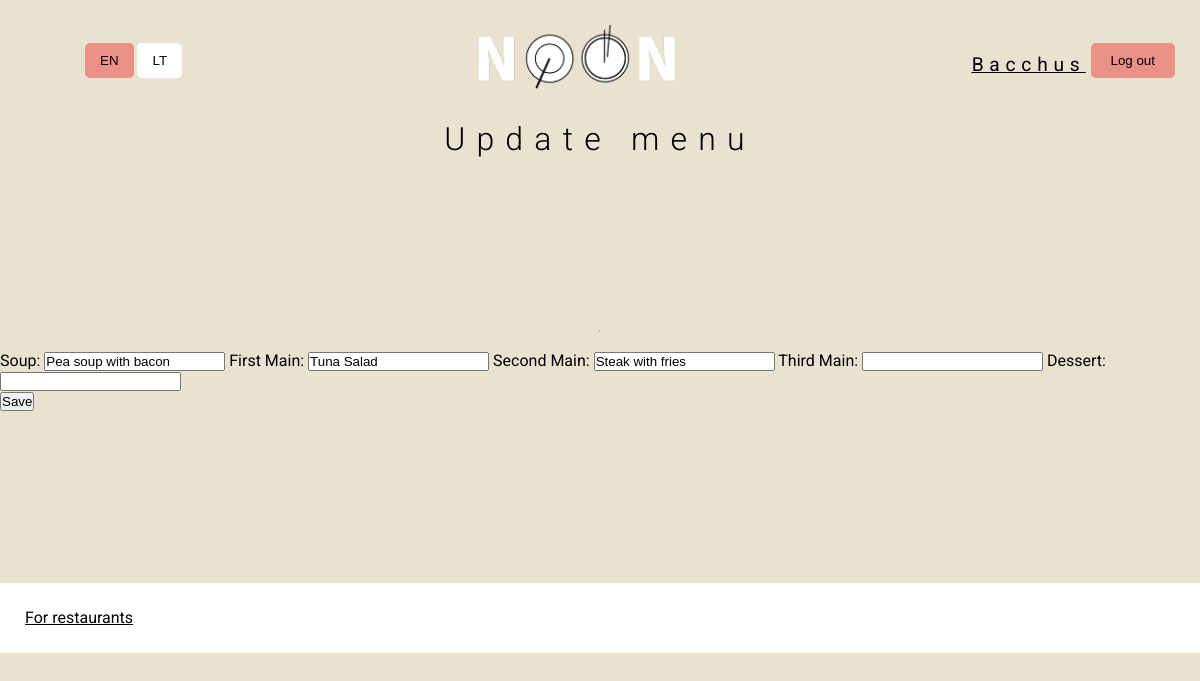
The page /noon/administration/1 (signed in) on the database its author committed.
### noon/models.py (models this page shows, shortened)
class RestaurantWeeklyMenu(models.Model):
    restaurant = models.ForeignKey(Restaurant, verbose_name='Restaurant', on_delete=models.SET_NULL, null=True, related_name='restaurant')
    soup = models.CharField('Soup', max_length=200, blank=True, null=True)
    first_main = models.CharField('First Main', max_length=200, blank=True, default = 'main')
    second_main = models.CharField('Second Main', max_length=200, blank=True, null=True)
    third_main = models.CharField('Third Main', max_length=200, blank=True, null=True)
    dessert = models.CharField('Dessert', max_length=200, blank=True, null=True)
    visitor = models.ForeignKey(User, on_delete=models.SET_NULL, null=True, blank=True)
    WEEK_DAYS = (
        ('1', 'Monday'),
        ('2', 'Tuesday'),
        ('3', 'Wednesday'),
        ('4', 'Thursday'),
        ('5', 'Friday'),
    )
    weekday = models.CharField(
        max_length=1,
        choices=WEEK_DAYS,
        blank=True,
        default='1',
        help_text='Weekday',
            )

### noon/views.py (the view, shortened to what this page needs)
# urls.py: path('administration/<int:pk>', views.RestaurantWeeklyMenuUpdateView.as_view(), name='administration_form'),
class RestaurantWeeklyMenuUpdateView(LoginRequiredMixin, UserPassesTestMixin, UpdateView):
    model = RestaurantWeeklyMenu
    fields = ['soup', 'first_main', 'second_main', 'third_main', 'dessert']
    success_url = "administration"
    template_name = 'administration_form.html'
    def test_func(self):
        restaurant = self.get_object()
        return self.request.user == restaurant.visitor

### noon/templates/administration_form.html (shortened to what this page needs)
{% extends "base.html" %}
{% block content %}
    {% if object.visitor == user %}
    <h2>Update menu</h2>
      <div class="fieldWrapper" style="height: 425px;">
        <hr><br/>
        <form action="#" method="post">
          {{ form }}</br>
          <input type="submit" value="Save">
        </form>
      </div>
      {% endif %}
{% endblock %}

### noon/templates/base.html (shortened to what this page needs)
<!DOCTYPE html>
<html lang="en">
<head>
    <link rel="stylesheet" href="https://cdnjs.cloudflare.com/ajax/libs/font-awesome/4.7.0/css/font-awesome.min.css">
    <link rel="stylesheet" href="https://unpkg.com/swiper@8/swiper-bundle.min.css" />
    {% load static %}
    <link rel="stylesheet" href="{% static 'css/style.css' %}">
</head>
<body>
    <nav class="top_menu">
        <div class="language">
            <button class="english">EN</button>
            <button class="lithuanian" >LT</button>
        </div>
        <a href="/"><img src="/static/img/logo.png" height="70" width="220"/></a>
        {% if user.is_authenticated %}
            <div class="loggedin">
                <a href="{% url 'user_login'%}?next=/noon" style="text-decoration: underline; color: black";><p>{{ user.get_username }}</p></a>
                <a href="{% url 'logout'%}?next=/noon"><button class="login">Log out</button></a>
            </div>
            {% else %}
            <div class="signbuttons">
                <a href="{% url 'login'%}"><button class="login">Log in</button></a>
                <a href="{% url 'register'%}"><button class="signup">Sign Up</button></a>
            </div>
        {% endif %}
    </nav>
    {% block content %}
    {% endblock %}
    <div class="footer">
        <a href="{% url 'login'%}">For restaurants</a>
    </div>
</body>
</html>

### noon/static/css/style.css (style rules this page uses)
* { margin: 0; padding: 0; }
body { background: rgb(233, 226, 208); font-family: 'Roboto'; }
.top_menu { margin: 25px; display: flex; justify-content: center; align-items: center; justify-content: space-between; }
.login { background: rgb(234, 144, 133); padding: 10px 20px; }
.top_menu a { display: flex; justify-content:center; margin-left: 0; padding: 0px 0px 0px 5px; }
.english { background: rgb(234, 144, 133); }
button { padding: 10px 15px; background: rgb(255, 255, 255); border: 0; border-radius: 5px; align-items: center; cursor: pointer; text-decoration: none; }
.loggedin a { text-decoration: none; }
.loggedin p { margin: 10px 0px 0px 0px; font-size: 1.2em; font-style: Regular; font-weight: 400; letter-spacing: 0.3em; text-decoration: underline; color: black; }
.loggedin { display: flex; }
.language { padding-left: 60px; }
h2 { margin: 20px 0px 0px 0px; font-size: 2em; font-style: Light; font-weight: 300; letter-spacing: 0.35em; text-align:center; }
@media (min-width: 450px) { .footer { height: 70px; width: 100%; background: white; display: flex; justify-content: left; } }
@media (min-width: 450px) { .footer a { color: black; margin-top: 25px; margin-left: 25px; } }
@media (min-width: 450px) { .fieldWrapper { display: flex; flex-direction: column; justify-content: center; align-items: center; } }

### rows shown on the page
RestaurantWeeklyMenu: soup "Pea soup with bacon", first_main "Tuna Salad", second_main "Steak with fries"

### other values the page prints
{{ user.get_username }} "Bacchus"
